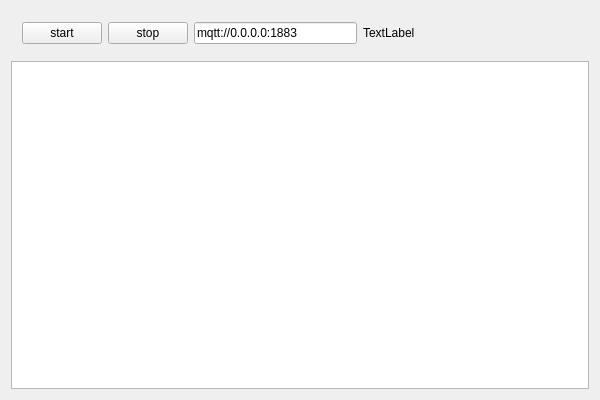
<?xml version="1.0" encoding="UTF-8"?>
<ui version="4.0">
 <class>mqttserverClass</class>
 <widget class="QWidget" name="mqttserverClass">
  <property name="geometry">
   <rect>
    <x>0</x>
    <y>0</y>
    <width>600</width>
    <height>400</height>
   </rect>
  </property>
  <property name="windowTitle">
   <string>mqttserver</string>
  </property>
  <layout class="QVBoxLayout" name="verticalLayout">
   <item>
    <widget class="QWidget" name="widget" native="true">
     <layout class="QHBoxLayout" name="horizontalLayout">
      <item>
       <widget class="QPushButton" name="pushButtonStart">
        <property name="text">
         <string>start</string>
        </property>
       </widget>
      </item>
      <item>
       <widget class="QPushButton" name="pushButtonStop">
        <property name="text">
         <string>stop</string>
        </property>
       </widget>
      </item>
      <item>
       <widget class="QLineEdit" name="lineEdit">
        <property name="text">
         <string>mqtt://0.0.0.0:1883</string>
        </property>
       </widget>
      </item>
      <item>
       <widget class="QLabel" name="label">
        <property name="text">
         <string>TextLabel</string>
        </property>
       </widget>
      </item>
      <item>
       <spacer name="horizontalSpacer">
        <property name="orientation">
         <enum>Qt::Horizontal</enum>
        </property>
        <property name="sizeHint" stdset="0">
         <size>
          <width>40</width>
          <height>20</height>
         </size>
        </property>
       </spacer>
      </item>
     </layout>
    </widget>
   </item>
   <item>
    <widget class="QTextBrowser" name="textBrowser"/>
   </item>
  </layout>
 </widget>
 <layoutdefault spacing="6" margin="11"/>
 <resources>
  <include location="mqttserver.qrc"/>
 </resources>
 <connections/>
</ui>
